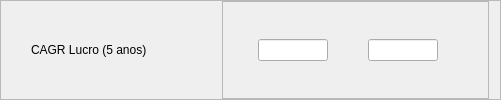
              <widget class="QFrame" name="fCAGRL">
               <property name="frameShape">
                <enum>QFrame::StyledPanel</enum>
               </property>
               <property name="frameShadow">
                <enum>QFrame::Raised</enum>
               </property>
               <layout class="QHBoxLayout" name="horizontalLayout_82">
                <property name="leftMargin">
                 <number>30</number>
                </property>
                <property name="topMargin">
                 <number>0</number>
                </property>
                <property name="bottomMargin">
                 <number>0</number>
                </property>
                <item>
                 <widget class="QLabel" name="label_53">
                  <property name="minimumSize">
                   <size>
                    <width>185</width>
                    <height>0</height>
                   </size>
                  </property>
                  <property name="maximumSize">
                   <size>
                    <width>185</width>
                    <height>150</height>
                   </size>
                  </property>
                  <property name="styleSheet">
                   <string notr="true">font: 14pt &quot;Segoe UI&quot;;</string>
                  </property>
                  <property name="text">
                   <string>CAGR Lucro (5 anos)</string>
                  </property>
                  <property name="alignment">
                   <set>Qt::AlignLeading|Qt::AlignLeft|Qt::AlignVCenter</set>
                  </property>
                 </widget>
                </item>
                <item>
                 <widget class="QFrame" name="frame_65">
                  <property name="frameShape">
                   <enum>QFrame::StyledPanel</enum>
                  </property>
                  <property name="frameShadow">
                   <enum>QFrame::Raised</enum>
                  </property>
                  <layout class="QHBoxLayout" name="horizontalLayout_83">
                   <property name="spacing">
                    <number>0</number>
                   </property>
                   <property name="leftMargin">
                    <number>35</number>
                   </property>
                   <property name="topMargin">
                    <number>0</number>
                   </property>
                   <property name="rightMargin">
                    <number>50</number>
                   </property>
                   <property name="bottomMargin">
                    <number>0</number>
                   </property>
                   <item>
                    <widget class="QLineEdit" name="lineEdit_95">
                     <property name="maximumSize">
                      <size>
                       <width>70</width>
                       <height>16777215</height>
                      </size>
                     </property>
                    </widget>
                   </item>
                   <item>
                    <spacer name="horizontalSpacer_40">
                     <property name="orientation">
                      <enum>Qt::Horizontal</enum>
                     </property>
                     <property name="sizeType">
                      <enum>QSizePolicy::Expanding</enum>
                     </property>
                     <property name="sizeHint" stdset="0">
                      <size>
                       <width>40</width>
                       <height>20</height>
                      </size>
                     </property>
                    </spacer>
                   </item>
                   <item>
                    <widget class="QLineEdit" name="lineEdit_96">
                     <property name="maximumSize">
                      <size>
                       <width>70</width>
                       <height>16777215</height>
                      </size>
                     </property>
                    </widget>
                   </item>
                  </layout>
                 </widget>
                </item>
               </layout>
              </widget>
